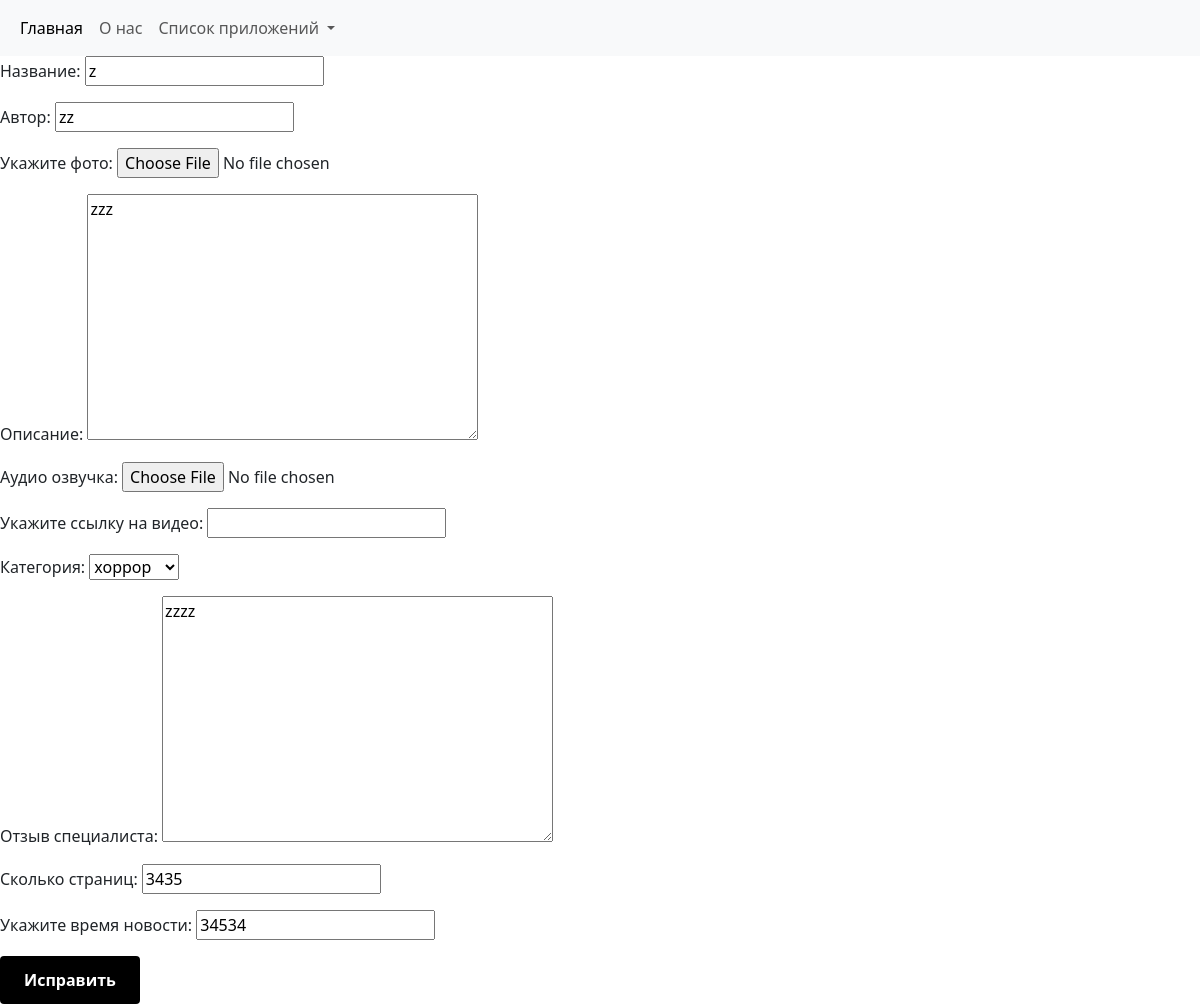
The app's page /books/1/update/, older data.
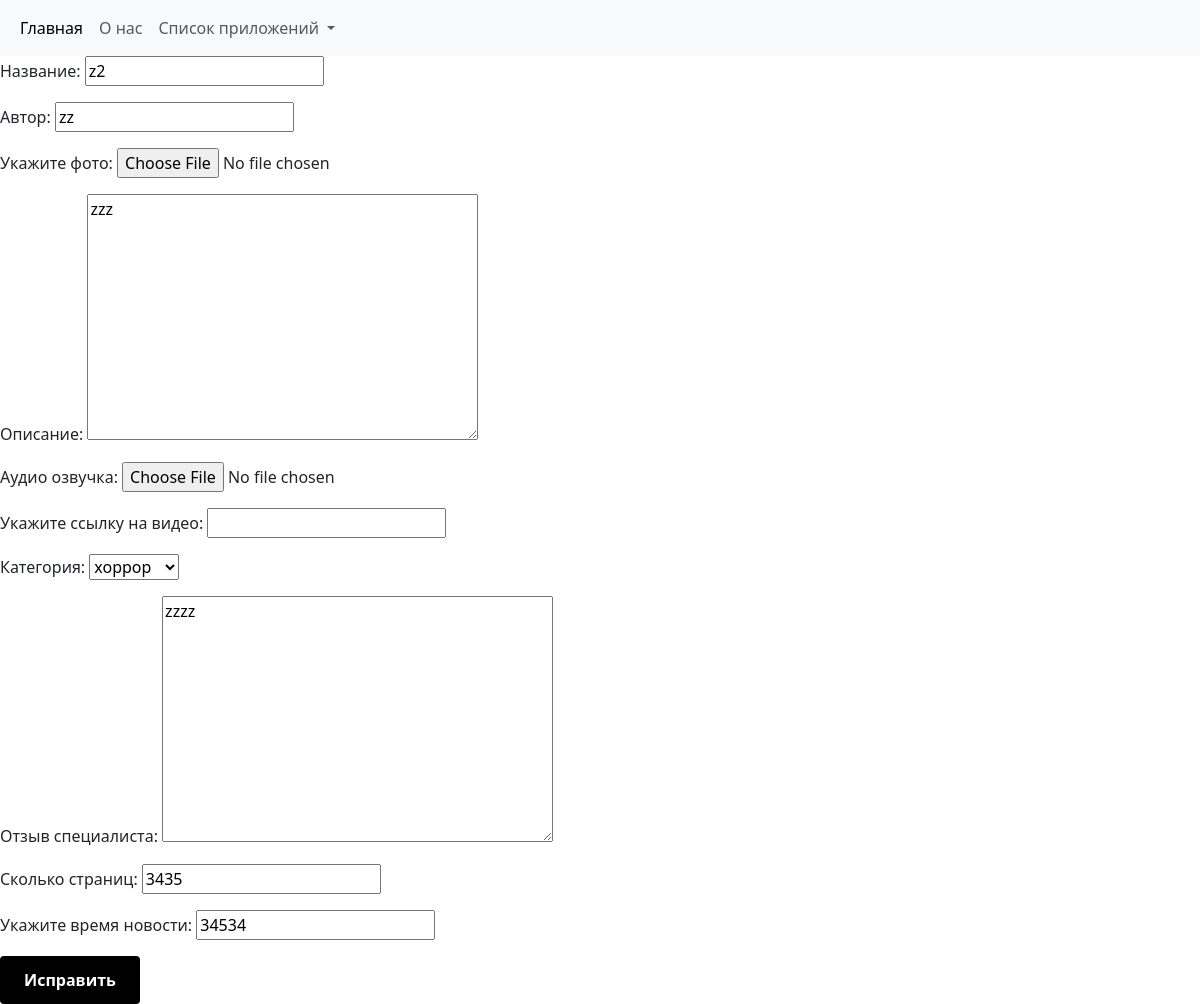
The same page, newer data.
### book/models.py (models this page shows, shortened)
class PostBook(models.Model):
    objects = None
    category_book = {
        "драма": "драма",
        "комедия": "комедия",
        "хоррор": "хоррор",
        "сказка": "сказка",
    }
    title = models.CharField(max_length=100, verbose_name="Название")
    author = models.CharField(max_length=100, verbose_name="Автор")
    image = models.ImageField(
        upload_to="images/", verbose_name="Укажите фото", blank=True
    )
    descript = models.TextField(verbose_name="Описание")
    music = models.FileField(
        upload_to="audio/", verbose_name="Аудио озвучка", blank=True
    )
    video = models.URLField(verbose_name="Укажите ссылку на видео", blank=True)
    category = models.CharField(
        max_length=100, choices=category_book, verbose_name="Категория"
    )
    review = models.TextField(verbose_name="Отзыв специалиста")
    pages = models.PositiveIntegerField(verbose_name="Сколько страниц")
    time_book = models.PositiveIntegerField(verbose_name="укажите время новости")
    created_at = models.DateTimeField(auto_now_add=True)
    class Meta:
        verbose_name = "добавить книгу"
        verbose_name_plural = "список книг"

### book/views.py (the view, shortened to what this page needs)
# urls.py: path("books/<int:id>/update/", views.UpdateBook.as_view(), name="update"),
class UpdateBook(generic.UpdateView):
    template_name = "edit_book.html"
    form_class = forms.BookForm
    success_url = "/books/"
    def get_object(self, **kwargs):
        book_id = self.kwargs.get("id")
        return get_object_or_404(models.PostBook, id=book_id)

### book/forms.py
class BookForm(forms.ModelForm):
    class Meta:
        model = models.PostBook
        fields = "__all__"

### templates/edit_book.html (shortened to what this page needs)
{% include 'header.html'%}
<head>
</head>
<body>
<form method="POST">
    {{ form.as_p }}
    <button type="submit" class="button">Исправить</button>
</form>
</body>
</html>

Row changes from the older to the newer data that the page shows:
changed PostBook "zz": title "z" → "z2"
